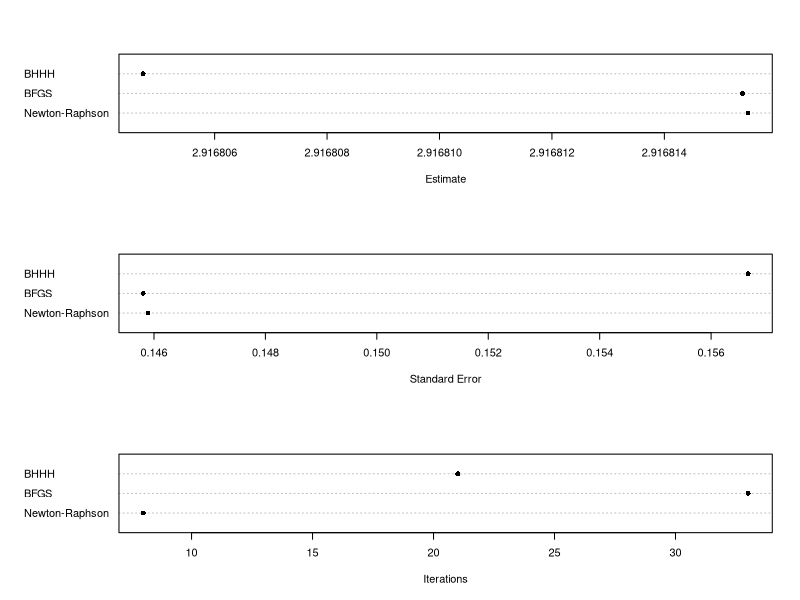

Reproduce this figure in R.
####################################################
# PLSC 503 -- Spring 2018: Code for Day Nineteen.
####################################################

library(maxLik,distr)

set.seed(7222009)
U<-runif(100)
rayleigh<-3*sqrt(-2*log(1-U))
loglike <- function(param) {
      b <- param[1]
      ll <- (log(x)-log(b^2)) + ((-x^2)/(2*b^2))
      ll
    }

# Fit...

x<-rayleigh
hatsNR <- maxLik(loglike, start=c(1))
summary(hatsNR)

# Comparing optimizers:

hatsBFGS <- maxLik(loglike, start=c(1),method="BFGS") # BFGS
hatsBHHH <- maxLik(loglike, start=c(1),method="BHHH") # BHHH
labels<-c("Newton-Raphson","BFGS","BHHH")

hats<-c(hatsNR$estimate,hatsBFGS$estimate,hatsBHHH$estimate) # Estimates
ses<-c(sqrt(-(1/(hatsNR$hessian))),sqrt(-(1/(hatsBFGS$hessian))),sqrt(-(1/(hatsBHHH$hessian)))) # SEs
its<-c(hatsNR$iterations,hatsBFGS$iterations,hatsBHHH$iterations) # Iterations

par(mfrow=c(3,1))
dotchart(hats,labels=labels,groups=NULL,pch=16,xlab="Estimate")
dotchart(ses,labels=labels,pch=16,xlab="Standard Error")
dotchart(its,labels=labels,pch=16,xlab="Iterations")

# Bad juju:

Y<-c(0,0,0,0,0,1,1,1,1,1)
X<-c(0,1,0,1,0,1,1,1,1,1) # No obs. where Y=1 and X=0
logL <- function(param) {
     b0<-param[1]
     b1<-param[2]
     ll<-Y*log(exp(b0+b1*X)/(1+exp(b0+b1*X))) + 
         (1-Y)*log(1-(exp(b0+b1*X)/(1+exp(b0+b1*X)))) # lnL for binary logit
     ll
   } # Logit regression function

Bhat<-maxLik(logL,start=c(0,0))
summary(Bhat)
